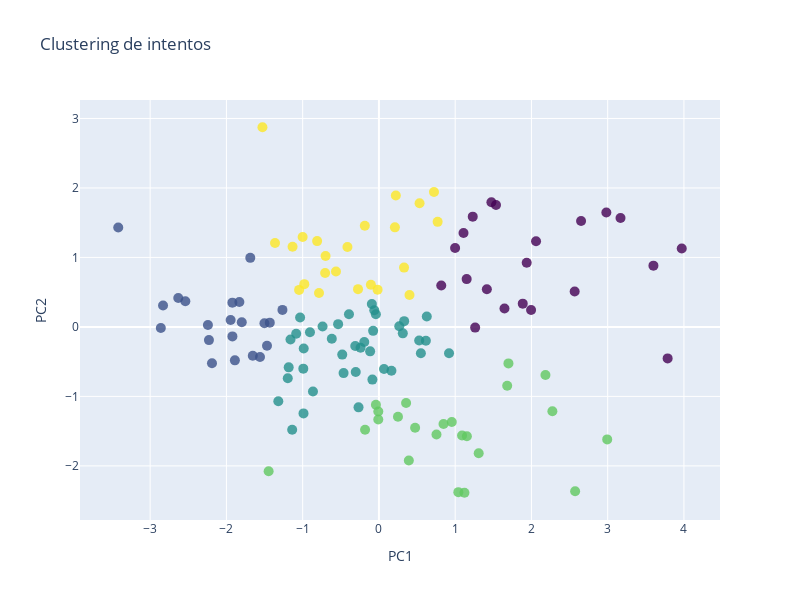

The code cell stored with this chart in its notebook:
### Markdown cell above
# con KMeans:

### Code cell
from sklearn.cluster import KMeans

#Coger las columnas necesarias para crear la matriz de características
matriz_caracteristicas = df_pca[['PC1', 'PC2']].values

# Normalizar los datos
matriz_caracteristicas_norm = StandardScaler().fit_transform(matriz_caracteristicas)

# Definimos o número de iteracións
n_iter = 20

# Obtemos os mesmos centroides iniciais que antes
SEED_VALUE = 190463  # NON CAMBIES ESTE SEED, así todos teremos os mesmos resultados
np.random.seed(SEED_VALUE)
centr_iniciais = matriz_caracteristicas_norm[np.random.choice(matriz_caracteristicas_norm.shape[0], size=5, replace=False)]

# Definimos o modelo
model = KMeans(n_clusters=len(centr_iniciais), init=centr_iniciais, n_init=1,
            max_iter=n_iter, algorithm='lloyd', random_state=SEED_VALUE)

# Axustamos o modelo aos datos
np.random.seed(SEED_VALUE)
#df
agrupamento = model.fit(matriz_caracteristicas_norm)


# Crear la figura
fig = go.Figure(data=[go.Scatter(x=df_pca['PC1'], y=df_pca['PC2'], mode='markers',
                                 marker=dict(size=10, color=agrupamento.labels_ + 1, opacity=0.8,
                                             colorscale='Viridis'),
                                              hovertext=df['token'] + '<br>' +
                                            'Tiempo: ' + df['tiempo'].astype(str) + '<br>' +
                                            'Nivel: ' + df['nivel'].astype(str) + '<br>' +
                                            'Intentos: ' + df['intentos'].astype(str) + '<br>' +
                                            'Errores: ' + df['errores'].astype(str))]) 

# Configurar layout
fig.update_layout(title='Clustering de intentos',
                  xaxis_title='PC1',
                  yaxis_title='PC2',
                  width=800, height=600)

# Mostrar gráfica
fig.show()

### Figure 1 — Plotly figure (JSON) as saved in the notebook; plotly's stock layout.template omitted (floating-point values rounded to 4 significant figures)
{"data": [{"hovertext": ["accul<br>Tiempo: 7.387431786977449<br>Nivel: 20.0<br>Intentos: 3.65<br>Errores: 10.0", "aotlm<br>Tiempo: 8.364646464646464<br>Nivel: 20.0<br>Intentos: 2.25<br>Errores: 4.0", "asopk<br>Tiempo: 5.66688058962668<br>Nivel: 35.0<br>Intentos: 1.8857142857142857<br>Errores: 18.0", "atlzs<br>Tiempo: 5.2721702262779555<br>Nivel: 26.0<br>Intentos: 2.423076923076923<br>Errores: 7.0", "auvqa<br>Tiempo: 6.953159172767432<br>Nivel: 23.0<br>Intentos: 2.0434782608695654<br>Errores: 11.0", "bajbm<br>Tiempo: 10.741531072413425<br>Nivel: 18.0<br>Intentos: 2.2777777777777777<br>Errores: 7.0", "bdwyj<br>Tiempo: 6.006919501533505<br>Nivel: 20.0<br>Intentos: 2.95<br>Errores: 12.0", "bhyhw<br>Tiempo: 5.9184903996983005<br>Nivel: 28.0<br>Intentos: 1.8928571428571428<br>Errores: 17.0", "bjvnt<br>Tiempo: 3.0<br>Nivel: 10.0<br>Intentos: 2.7<br>Errores: 0.0", "blvkx<br>Tiempo: 10.174072814537242<br>Nivel: 18.0<br>Intentos: 3.0<br>Errores: 7.0", "buvgs<br>Tiempo: 6.534244670777939<br>Nivel: 22.0<br>Intentos: 2.6363636363636362<br>Errores: 11.0", "cmbfi<br>Tiempo: 5.88371517945725<br>Nivel: 31.0<br>Intentos: 1.5161290322580645<br>Errores: 10.0", "cojqb<br>Tiempo: 9.861496943227714<br>Nivel: 18.0<br>Intentos: 3.1666666666666665<br>Errores: 9.0", "dunul<br>Tiempo: 6.514073449377036<br>Nivel: 29.0<br>Intentos: 1.5862068965517242<br>Errores: 18.0", "dwqwi<br>Tiempo: 7.042073841699589<br>Nivel: 27.0<br>Intentos: 1.8888888888888888<br>Errores: 13.0", "eayrh<br>Tiempo: 5.227794532407455<br>Nivel: 23.0<br>Intentos: 2.739130434782609<br>Errores: 14.0", "edxmq<br>Tiempo: 4.876273102342244<br>Nivel: 20.0<br>Intentos: 4.95<br>Errores: 10.0", "ejeuw<br>Tiempo: 5.498622248696226<br>Nivel: 21.0<br>Intentos: 2.2857142857142856<br>Errores: 6.0", "epjcx<br>Tiempo: 6.394230769230769<br>Nivel: 9.0<br>Intentos: 5.555555555555555<br>Errores: 0.0", "epqkm<br>Tiempo: 6.644117647058823<br>Nivel: 13.0<br>Intentos: 2.3846153846153846<br>Errores: 3.0", "eprdu<br>Tiempo: 4.852869642737504<br>Nivel: 35.0<br>Intentos: 1.7142857142857142<br>Errores: 9.0", "ewqbs<br>Tiempo: 5.38814728751379<br>Nivel: 22.0<br>Intentos: 3.1363636363636362<br>Errores: 12.0", "fbldj<br>Tiempo: 5.926862242549875<br>Nivel: 27.0<br>Intentos: 2.037037037037037<br>Errores: 12.0", "fivin<br>Tiempo: 5.590452350679623<br>Nivel: 20.0<br>Intentos: 2.0<br>Errores: 4.0", "fkmtp<br>Tiempo: 6.539926664430361<br>Nivel: 25.0<br>Intentos: 2.72<br>Errores: 12.0", "fmtrq<br>Tiempo: 6.209522594985178<br>Nivel: 23.0<br>Intentos: 1.9130434782608696<br>Errores: 10.0", "fmupf<br>Tiempo: 7.103058166613154<br>Nivel: 24.0<br>Intentos: 2.1666666666666665<br>Errores: 15.0", "ftpnb<br>Tiempo: 4.317314444755255<br>Nivel: 35.0<br>Intentos: 1.5714285714285714<br>Errores: 13.0", "gcpze<br>Tiempo: 4.3781678015463505<br>Nivel: 35.0<br>Intentos: 1.4<br>Errores: 15.0", "gdljy<br>Tiempo: 6.65150950240236<br>Nivel: 17.0<br>Intentos: 4.176470588235294<br>Errores: 5.0", "gguuc<br>Tiempo: 3.6981225296442686<br>Nivel: 20.0<br>Intentos: 4.35<br>Errores: 9.0", "gleqe<br>Tiempo: 5.278053630898049<br>Nivel: 25.0<br>Intentos: 2.04<br>Errores: 8.0", "gqoj<br>Tiempo: 1.0<br>Nivel: 11.0<br>Intentos: 1.3636363636363635<br>Errores: 0.0", "grkij<br>Tiempo: 6.583177414607362<br>Nivel: 23.0<br>Intentos: 2.4782608695652173<br>Errores: 9.0", "gzgfk<br>Tiempo: 3.9166666666666665<br>Nivel: 9.0<br>Intentos: 4.666666666666667<br>Errores: 0.0", "hcbyl<br>Tiempo: 6.363010504767166<br>Nivel: 20.0<br>Intentos: 3.2<br>Errores: 10.0", "hjpbw<br>Tiempo: 10.37903913026864<br>Nivel: 19.0<br>Intentos: 2.6842105263157894<br>Errores: 13.0", "hpdxj<br>Tiempo: 4.500753955856378<br>Nivel: 21.0<br>Intentos: 3.142857142857143<br>Errores: 7.0", "hqmhq<br>Tiempo: 8.195984432234432<br>Nivel: 18.0<br>Intentos: 1.6666666666666667<br>Errores: 8.0", "huyyb<br>Tiempo: 7.531805612687966<br>Nivel: 19.0<br>Intentos: 2.6842105263157894<br>Errores: 12.0", "icllt<br>Tiempo: 8.219693111179078<br>Nivel: 23.0<br>Intentos: 2.217391304347826<br>Errores: 9.0", "idmzi<br>Tiempo: 8.093333333333334<br>Nivel: 14.0<br>Intentos: 3.5714285714285716<br>Errores: 3.0", "ikcar<br>Tiempo: 5.853960325129708<br>Nivel: 22.0<br>Intentos: 1.8636363636363635<br>Errores: 9.0", "ipdcp<br>Tiempo: 4.02126287071644<br>Nivel: 22.0<br>Intentos: 2.3181818181818183<br>Errores: 20.0", "itkas<br>Tiempo: 5.241525141525141<br>Nivel: 18.0<br>Intentos: 4.5<br>Errores: 9.0", "ixrux<br>Tiempo: 7.1570929417651<br>Nivel: 20.0<br>Intentos: 3.55<br>Errores: 12.0", "jhbuv<br>Tiempo: 6.425109456938725<br>Nivel: 21.0<br>Intentos: 2.4285714285714284<br>Errores: 5.0", "jozyx<br>Tiempo: 4.979539345063539<br>Nivel: 17.0<br>Intentos: 3.3529411764705883<br>Errores: 5.0", "khadt<br>Tiempo: 5.666210100696625<br>Nivel: 27.0<br>Intentos: 2.0<br>Errores: 11.0", "khfha<br>Tiempo: 6.31875062232205<br>Nivel: 22.0<br>Intentos: 4.045454545454546<br>Errores: 10.0", "kkliq<br>Tiempo: 9.435239681205685<br>Nivel: 24.0<br>Intentos: 3.125<br>Errores: 12.0", "kkoif<br>Tiempo: 5.55540728042366<br>Nivel: 28.0<br>Intentos: 1.7857142857142858<br>Errores: 19.0", "kmqou<br>Tiempo: 4.042613993727187<br>Nivel: 22.0<br>Intentos: 2.8636363636363638<br>Errores: 17.0", "knewj<br>Tiempo: 10.15079365079365<br>Nivel: 11.0<br>Intentos: 2.0<br>Errores: 0.0", "krahz<br>Tiempo: 7.7430285873192455<br>Nivel: 27.0<br>Intentos: 1.5555555555555556<br>Errores: 11.0", "kzles<br>Tiempo: 6.373680221239488<br>Nivel: 25.0<br>Intentos: 1.52<br>Errores: 13.0", "lhrbj<br>Tiempo: 7.676746335952185<br>Nivel: 24.0<br>Intentos: 1.9583333333333333<br>Errores: 7.0", "loemd<br>Tiempo: 8.376097840029855<br>Nivel: 27.0<br>Intentos: 1.5925925925925926<br>Errores: 13.0", "lohyo<br>Tiempo: 3.659881180504039<br>Nivel: 21.0<br>Intentos: 4.476190476190476<br>Errores: 11.0", "lwryl<br>Tiempo: 7.0002127939627945<br>Nivel: 19.0<br>Intentos: 2.736842105263158<br>Errores: 15.0", "mewpz<br>Tiempo: 5.905385991682576<br>Nivel: 22.0<br>Intentos: 3.6818181818181817<br>Errores: 12.0", "mgaak<br>Tiempo: 4.055539013831696<br>Nivel: 35.0<br>Intentos: 1.4<br>Errores: 13.0", "mjiso<br>Tiempo: 7.447546147080591<br>Nivel: 25.0<br>Intentos: 1.44<br>Errores: 15.0", "mymho<br>Tiempo: 6.705357142857143<br>Nivel: 12.0<br>Intentos: 4.833333333333333<br>Errores: 4.0", "ngavz<br>Tiempo: 3.2644416828591605<br>Nivel: 35.0<br>Intentos: 2.4857142857142858<br>Errores: 22.0", "nhbnj<br>Tiempo: 6.987273001508295<br>Nivel: 19.0<br>Intentos: 5.052631578947368<br>Errores: 8.0", "nuasx<br>Tiempo: 5.669475396398473<br>Nivel: 20.0<br>Intentos: 3.8<br>Errores: 7.0", "oahey<br>Tiempo: 5.888230004492558<br>Nivel: 29.0<br>Intentos: 1.6896551724137931<br>Errores: 18.0", "onyep<br>Tiempo: 4.852661348416973<br>Nivel: 27.0<br>Intentos: 3.7037037037037037<br>Errores: 12.0", "orjyn<br>Tiempo: 4.978347070236471<br>Nivel: 24.0<br>Intentos: 4.083333333333333<br>Errores: 17.0", "pbgky<br>Tiempo: 5.538329124262537<br>Nivel: 24.0<br>Intentos: 2.25<br>Errores: 14.0", "pbwkf<br>Tiempo: 4.321942704624349<br>Nivel: 24.0<br>Intentos: 2.5833333333333335<br>Errores: 11.0", "pleui<br>Tiempo: 6.004582190286532<br>Nivel: 27.0<br>Intentos: 1.8148148148148149<br>Errores: 14.0", "pqwaf<br>Tiempo: 9.510852573352572<br>Nivel: 28.0<br>Intentos: 1.3214285714285714<br>Errores: 15.0", "prpej<br>Tiempo: 8.875632870297162<br>Nivel: 19.0<br>Intentos: 2.3157894736842106<br>Errores: 4.0", "psido<br>Tiempo: 7.010320140118698<br>Nivel: 22.0<br>Intentos: 2.590909090909091<br>Errores: 18.0", "ptmkr<br>Tiempo: 4.829526955520797<br>Nivel: 23.0<br>Intentos: 3.9565217391304346<br>Errores: 19.0", "pygoc<br>Tiempo: 4.913241611079862<br>Nivel: 30.0<br>Intentos: 1.5333333333333334<br>Errores: 12.0", "pzfdd<br>Tiempo: 5.331609096527827<br>Nivel: 20.0<br>Intentos: 2.45<br>Errores: 10.0", "qbsjv<br>Tiempo: 7.113866396761134<br>Nivel: 15.0<br>Intentos: 4.733333333333333<br>Errores: 7.0", "qeqyj<br>Tiempo: 4.537446423088415<br>Nivel: 25.0<br>Intentos: 2.2<br>Errores: 12.0", "qfsdj<br>Tiempo: 5.958268429806341<br>Nivel: 29.0<br>Intentos: 1.2758620689655173<br>Errores: 14.0", "qgcgc<br>Tiempo: 5.285877107231274<br>Nivel: 27.0<br>Intentos: 2.2962962962962963<br>Errores: 13.0", "qwnpf<br>Tiempo: 9.060051963293853<br>Nivel: 19.0<br>Intentos: 2.736842105263158<br>Errores: 8.0", "raqdt<br>Tiempo: 6.751497953227829<br>Nivel: 22.0<br>Intentos: 1.9090909090909092<br>Errores: 10.0", "rdiaf<br>Tiempo: 4.537196446447847<br>Nivel: 28.0<br>Intentos: 3.607142857142857<br>Errores: 16.0", "rfofs<br>Tiempo: 6.5<br>Nivel: 8.0<br>Intentos: 6.25<br>Errores: 0.0", "rkmrw<br>Tiempo: 8.145612216959922<br>Nivel: 21.0<br>Intentos: 2.0<br>Errores: 8.0", "rqaby<br>Tiempo: 7.260729949874687<br>Nivel: 15.0<br>Intentos: 3.933333333333333<br>Errores: 10.0", "rsjxu<br>Tiempo: 5.637196336121067<br>Nivel: 14.0<br>Intentos: 6.071428571428571<br>Errores: 4.0", "sbexy<br>Tiempo: 10.997455322455323<br>Nivel: 13.0<br>Intentos: 4.538461538461538<br>Errores: 3.0", "srjon<br>Tiempo: 5.876009356765388<br>Nivel: 27.0<br>Intentos: 1.3333333333333333<br>Errores: 14.0", "stiry<br>Tiempo: 7.055726092089728<br>Nivel: 19.0<br>Intentos: 1.368421052631579<br>Errores: 6.0", "swvxx<br>Tiempo: 6.619645302334431<br>Nivel: 19.0<br>Intentos: 3.6315789473684212<br>Errores: 10.0", "sxipu<br>Tiempo: 4.511074696811374<br>Nivel: 19.0<br>Intentos: 4.368421052631579<br>Errores: 6.0", "sybwc<br>Tiempo: 9.07651727876489<br>Nivel: 20.0<br>Intentos: 2.45<br>Errores: 7.0", "tavin<br>Tiempo: 6.012539279585058<br>Nivel: 25.0<br>Intentos: 2.56<br>Errores: 12.0", "tcvyz<br>Tiempo: 6.714398629879443<br>Nivel: 19.0<br>Intentos: 2.736842105263158<br>Errores: 5.0", "tekwp<br>Tiempo: 4.290134128369423<br>Nivel: 21.0<br>Intentos: 5.333333333333333<br>Errores: 10.0", "thaho<br>Tiempo: 5.156926548397137<br>Nivel: 23.0<br>Intentos: 3.391304347826087<br>Errores: 14.0", "tinco<br>Tiempo: 9.401666666666666<br>Nivel: 14.0<br>Intentos: 3.7142857142857144<br>Errores: 4.0", "tjfzy<br>Tiempo: 4.451075787092688<br>Nivel: 20.0<br>Intentos: 5.4<br>Errores: 5.0", "tqgyp<br>Tiempo: 2.4972596987591933<br>Nivel: 29.0<br>Intentos: 5.172413793103448<br>Errores: 19.0", "ubmtx<br>Tiempo: 4.38939568397978<br>Nivel: 21.0<br>Intentos: 4.190476190476191<br>Errores: 11.0", "ucdvy<br>Tiempo: 4.5519962022364195<br>Nivel: 24.0<br>Intentos: 3.6666666666666665<br>Errores: 12.0", "uniee<br>Tiempo: 5.448670088220188<br>Nivel: 23.0<br>Intentos: 3.130434782608696<br>Errores: 17.0", "uzzpo<br>Tiempo: 4.991653613267097<br>Nivel: 27.0<br>Intentos: 1.5925925925925926<br>Errores: 12.0", "vddlg<br>Tiempo: 4.5<br>Nivel: 10.0<br>Intentos: 2.0<br>Errores: 0.0", "vsxld<br>Tiempo: 6.712788207361145<br>Nivel: 26.0<br>Intentos: 1.2692307692307692<br>Errores: 9.0", "vvqlm<br>Tiempo: 5.077514397367338<br>Nivel: 22.0<br>Intentos: 3.0454545454545454<br>Errores: 10.0", "wjaxi<br>Tiempo: 4.900420233547792<br>Nivel: 27.0<br>Intentos: 1.9259259259259258<br>Errores: 17.0", "wqmgq<br>Tiempo: 5.2804359890976835<br>Nivel: 18.0<br>Intentos: 6.0<br>Errores: 9.0", "xbmmw<br>Tiempo: 5.33702511921322<br>Nivel: 27.0<br>Intentos: 2.3703703703703702<br>Errores: 18.0", "xnpqf<br>Tiempo: 8.094084874448411<br>Nivel: 22.0<br>Intentos: 1.4545454545454546<br>Errores: 9.0", "xtdrq<br>Tiempo: 10.569654997779997<br>Nivel: 18.0<br>Intentos: 2.111111111111111<br>Errores: 7.0", "yazod<br>Tiempo: 5.820794022420461<br>Nivel: 25.0<br>Intentos: 2.16<br>Errores: 12.0", "yfohf<br>Tiempo: 7.4126016202935165<br>Nivel: 22.0<br>Intentos: 2.727272727272727<br>Errores: 10.0", "yvpmf<br>Tiempo: 4.227706940869089<br>Nivel: 24.0<br>Intentos: 4.083333333333333<br>Errores: 11.0", "yxewz<br>Tiempo: 8.988076891634204<br>Nivel: 19.0<br>Intentos: 4.105263157894737<br>Errores: 5.0", "yxjji<br>Tiempo: 9.882352941176471<br>Nivel: 12.0<br>Intentos: 6.166666666666667<br>Errores: 1.0", "yyvas<br>Tiempo: 6.905855737364679<br>Nivel: 22.0<br>Intentos: 4.136363636363637<br>Errores: 15.0", "zbgwk<br>Tiempo: 5.978548644338118<br>Nivel: 15.0<br>Intentos: 4.933333333333334<br>Errores: 6.0", "zcibf<br>Tiempo: 7.610657148234788<br>Nivel: 23.0<br>Intentos: 1.6956521739130435<br>Errores: 9.0", "zdnso<br>Tiempo: 5.407340943181171<br>Nivel: 27.0<br>Intentos: 1.9259259259259258<br>Errores: 14.0", "ztyed<br>Tiempo: 5.556216931216931<br>Nivel: 13.0<br>Intentos: 6.230769230769231<br>Errores: 1.0", "zwzfv<br>Tiempo: 8.120519417737954<br>Nivel: 23.0<br>Intentos: 3.0434782608695654<br>Errores: 12.0", "zxvkj<br>Tiempo: 5.417953081606242<br>Nivel: 22.0<br>Intentos: 2.0<br>Errores: 7.0"], "marker": {"color": [3, 4, 2, 3, 3, 4, 3, 2, 1, 4, 3, 2, 4, 2, 3, 5, 5, 3, 1, 4, 2, 5, 3, 3, 3, 3, 3, 2, 2, 1, 5, 3, 1, 3, 1, 3, 4, 5, 4, 3, 4, 4, 3, 2, 1, 3, 3, 1, 3, 5, 4, 2, 5, 4, 3, 3, 4, 3, 5, 3, 5, 2, 3, 1, 2, 1, 1, 2, 5, 5, 3, 5, 2, 4, 4, 3, 5, 2, 3, 1, 5, 2, 2, 4, 3, 5, 1, 4, 1, 1, 4, 2, 4, 3, 1, 4, 3, 3, 5, 5, 4, 1, 5, 5, 5, 5, 2, 1, 3, 5, 2, 1, 2, 4, 4, 3, 3, 5, 4, 1, 3, 1, 3, 2, 1, 3, 3], "colorscale": [[0, "#440154"], [0.1111, "#482878"], [0.2222, "#3e4989"], [0.3333, "#31688e"], [0.4444, "#26828e"], [0.5556, "#1f9e89"], [0.6667, "#35b779"], [0.7778, "#6ece58"], [0.8889, "#b5de2b"], [1, "#fde725"]], "opacity": 0.8, "size": 10}, "mode": "markers", "type": "scatter", "x": [0.6156, 0.9554, -2.86, -0.3928, -0.4633, 1.122, -0.04015, -1.921, 2.061, 1.308, -0.192, -1.559, 1.09, -2.189, -1.195, -0.7858, 0.7699, 0.2669, 3.6, 1.698, -1.945, -0.2741, -1.159, 0.5281, -0.6179, -0.4809, -0.9916, -2.539, -2.831, 1.647, 0.5328, -0.5351, 1.23, -0.1154, 2.982, 0.3309, 0.3922, 0.3295, 0.4746, 0.164, -0.008057, 2.184, -0.3101, -1.687, 0.999, 0.313, 0.5502, 1.15, -1.085, 0.4008, -0.008551, -2.243, -1.133, 2.573, -0.9889, -1.183, -0.03948, -1.137, 0.2217, -0.2407, -0.01758, -2.631, -1.319, 2.567, -3.418, 1.415, 0.8175, -2.229, -0.6996, -0.8104, -1.034, -0.7054, -1.468, -1.446, 1.153, -0.9864, -1.0, -1.799, -0.06091, 1.886, -1.047, -1.889, -1.265, 0.8473, -0.3039, -1.363, 3.971, 0.2498, 1.262, 2.651, 2.994, -1.654, 0.3563, 0.6276, 1.109, 0.7548, -0.739, 0.9193, 0.722, -0.5632, 2.275, 1.475, -1.527, 0.2094, -0.4127, -0.9785, -1.431, 1.995, -0.865, -0.1053, -1.922, 1.536, -1.83, -0.1816, 1.041, -0.9043, 0.06696, -0.1851, 1.682, 3.786, -0.09272, 1.938, -0.2674, -1.501, 3.168, -0.08572, -0.07598], "y": [-0.1984, -1.369, -0.0164, 0.1821, -0.6651, -2.387, 0.183, -0.1364, 1.233, -1.818, -0.2182, -0.4323, -1.562, -0.5224, -0.7379, 0.4887, 1.512, 0.008375, 0.8818, -0.5248, 0.09855, 0.5436, -0.1814, -0.195, -0.1704, -0.3983, -0.6004, 0.3684, 0.3093, 0.2662, 1.78, 0.03963, 1.587, -0.3516, 1.647, 0.08316, -1.924, 0.8534, -1.451, -0.6312, -1.217, -0.6916, -0.2741, 0.9938, 1.135, -0.09286, -0.3792, 0.6879, -0.09778, 0.4585, -1.332, 0.02733, 1.153, -2.364, -1.244, -0.5822, -1.12, -1.479, 1.891, -0.3011, 0.5366, 0.4164, -1.07, 0.5092, 1.43, 0.5418, 0.5952, -0.1898, 1.022, 1.235, 0.1359, 0.7759, -0.2699, -2.078, -1.574, -0.311, 1.294, 0.06641, 0.2406, 0.335, 0.5327, -0.4812, 0.2452, -1.397, -0.648, 1.208, 1.13, -1.292, -0.009772, 1.524, -1.619, -0.4149, -1.095, 0.1499, 1.352, -1.55, 0.004994, -0.3779, 1.943, 0.7983, -1.214, 1.795, 2.874, 1.433, 1.15, 0.6155, 0.06134, 0.2444, -0.9305, 0.6066, 0.3492, 1.754, 0.3574, -1.481, -2.378, -0.07634, -0.6056, 1.456, -0.8459, -0.453, 0.3306, 0.9227, -1.158, 0.0528, 1.568, -0.7582, -0.05681]}], "layout": {"height": 600, "title": {"text": "Clustering de intentos"}, "width": 800, "xaxis": {"title": {"text": "PC1"}}, "yaxis": {"title": {"text": "PC2"}}}}
